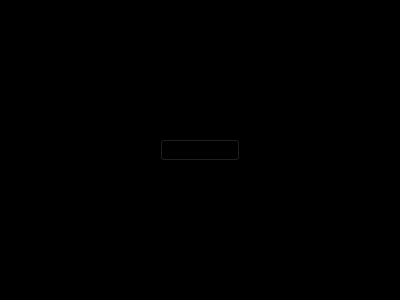
<?xml version="1.0" encoding="UTF-8"?>
<ui version="4.0">
 <class>Overlay</class>
 <widget class="QWidget" name="Overlay">
  <property name="geometry">
   <rect>
    <x>0</x>
    <y>0</y>
    <width>400</width>
    <height>300</height>
   </rect>
  </property>
  <property name="windowTitle">
   <string>Form</string>
  </property>
  <property name="styleSheet">
   <string notr="true">QWidget{
	background-color: black;
}</string>
  </property>
  <layout class="QVBoxLayout" name="verticalLayout">
   <item>
    <spacer name="verticalSpacer_2">
     <property name="orientation">
      <enum>Qt::Vertical</enum>
     </property>
     <property name="sizeHint" stdset="0">
      <size>
       <width>20</width>
       <height>109</height>
      </size>
     </property>
    </spacer>
   </item>
   <item>
    <layout class="QHBoxLayout" name="horizontalLayout">
     <item>
      <spacer name="horizontalSpacer">
       <property name="orientation">
        <enum>Qt::Horizontal</enum>
       </property>
       <property name="sizeHint" stdset="0">
        <size>
         <width>40</width>
         <height>20</height>
        </size>
       </property>
      </spacer>
     </item>
     <item>
      <widget class="QPushButton" name="pushButton">
       <property name="text">
        <string>PushButton</string>
       </property>
      </widget>
     </item>
     <item>
      <spacer name="horizontalSpacer_2">
       <property name="orientation">
        <enum>Qt::Horizontal</enum>
       </property>
       <property name="sizeHint" stdset="0">
        <size>
         <width>40</width>
         <height>20</height>
        </size>
       </property>
      </spacer>
     </item>
    </layout>
   </item>
   <item>
    <spacer name="verticalSpacer">
     <property name="orientation">
      <enum>Qt::Vertical</enum>
     </property>
     <property name="sizeHint" stdset="0">
      <size>
       <width>20</width>
       <height>109</height>
      </size>
     </property>
    </spacer>
   </item>
  </layout>
 </widget>
 <resources/>
 <connections/>
</ui>
